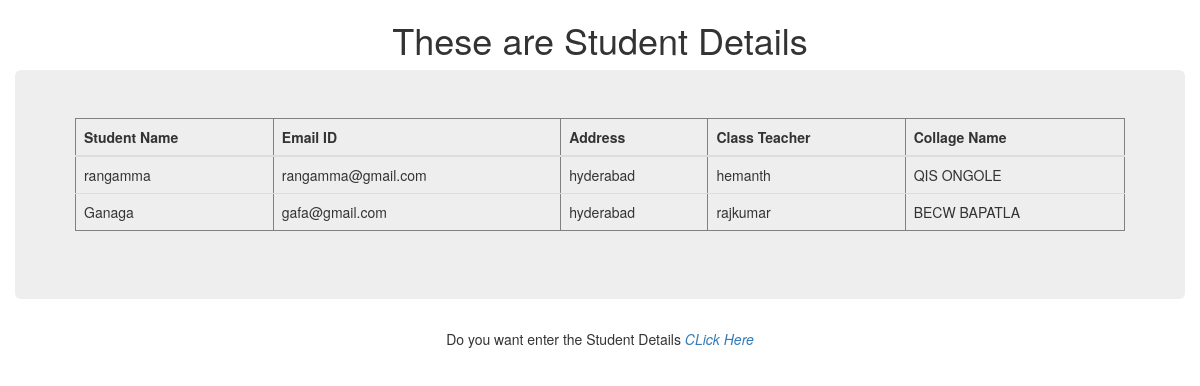
The page /studentlist/ on the database its author committed.
### myapp/models.py (models this page shows, shortened)
class Student(models.Model):
    name = models.CharField(max_length=20,blank=True,null=True)
    email = models.EmailField(blank=True,null=True)
    address = models.CharField(max_length=20,blank=True,null=True)
    class_teacher = models.ForeignKey(Employees,on_delete=models.CASCADE,blank=True,null=True)
    collage = models.ForeignKey(Collage,on_delete=models.CASCADE,blank=True,null=True)

class Employees(models.Model):
    employee_name = models.CharField(max_length=30)
    employee_id = models.PositiveIntegerField()
    employee_salary = models.PositiveIntegerField()
    employee_address = models.CharField(max_length=30)
    worked_at = models.ManyToManyField(Collage)
    def __str__(self):
        return self.employee_name

class Collage(models.Model):
    collage_name = models.CharField(max_length=30)
    collage_id = models.PositiveIntegerField()
    email = models.EmailField()
    address = models.CharField(max_length=30)
    affiliated_university = models.ForeignKey(University,on_delete=models.CASCADE)
    def __str__(self):
        return self.collage_name

### myapp/views.py (the view)
# urls.py: path('studentlist/', views.stdlist.as_view(), name='studentlist'),
class stdlist(ListView):
    model = Student
    template_name = 'stdlist.html'

### templates/stdlist.html (shortened to what this page needs)
<!DOCTYPE html>
<html lang="en">
<head>
    <link rel="stylesheet" href="https://maxcdn.bootstrapcdn.com/bootstrap/3.3.7/css/bootstrap.min.css"
>
</head>
<body>
<div class="container-fluid" align="center">
    <h1>These are Student Details</h1>
    <div class="jumbotron">
        <table class="table" border="1px">
            <thead>
            <tr>
                <th>Student Name</th>
                <th>Email ID</th>
                <th>Address</th>
                <th>Class Teacher</th>
                <th>Collage Name</th>
            </tr>
            </thead>
            {% for x in student_list %}
                <tr>
                    <td>{{ x.name }}</td>
                    <td>{{ x.email }}</td>
                    <td>{{ x.address }}</td>
                    <td>{{ x.class_teacher }}</td>
                    <td>{{ x.collage }}</td>
                </tr>
            {% endfor %}
        </table>
    </div>
<p>Do you want enter the Student Details<a href="{% url 'student' %}"><i>  CLick Here</i></a> </p>
</div>
</body>
</html>

### rows shown on the page
Student: name "rangamma", email "rangamma@gmail.com", address "hyderabad", class_teacher "hemanth", collage "QIS ONGOLE"
Student: name "Ganaga", email "gafa@gmail.com", address "hyderabad", class_teacher "rajkumar", collage "BECW BAPATLA"
